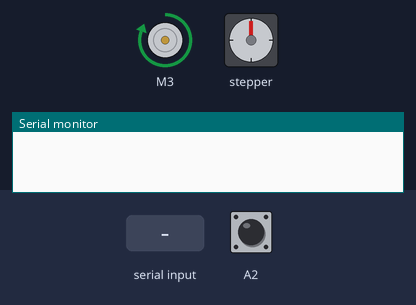
The sketch below on a simulated Arduino Uno, built with avr-gcc and run on an emulated ATmega328P. Parts: DC motor (green arrow = forward, orange = backward, longer = faster), stepper motor, the last lines printed to the serial monitor. The inputs (shaded band) are chosen by the test bench; at power-on: A2 HIGH. Stepper angles assume 200 steps per turn.

Above: at 1.2 s.
1.3 s: "N" received over Serial
At 3.1 s:
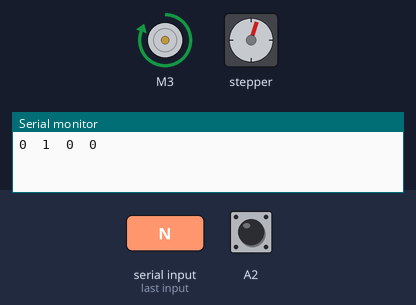
4.3 s: "1" received over Serial
At 5.0 s:
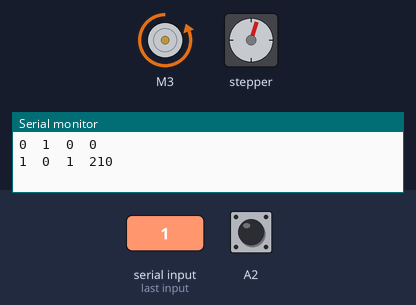
5.8 s: "N" received over Serial
At 7.8 s:
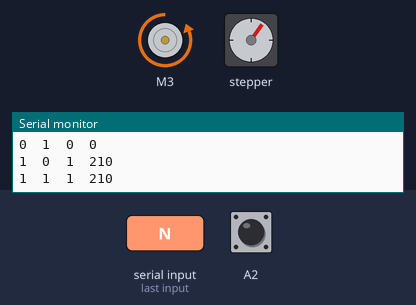
8.8 s: "0" received over Serial
At 9.6 s:
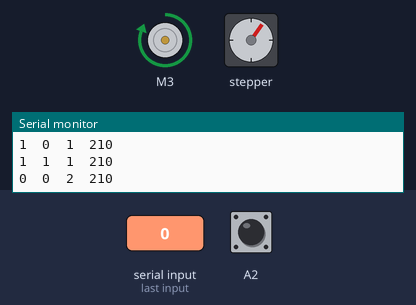
Timing chart, 0 to 11.3 s (numbered marks = the images above; inputs shaded):
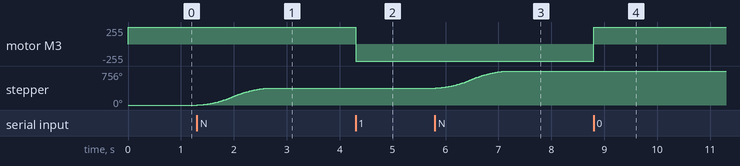

The sketch:

projector.ino
```cpp
// MultiStepper
// -*- mode: C++ -*-
//
// Control both Stepper motors at the same time with different speeds
// and accelerations.
// Requires the AFMotor library (https://github.com/adafruit/Adafruit-Motor-Shield-library)
// And AccelStepper with AFMotor support (https://github.com/adafruit/AccelStepper)
// Public domain!

#include <AccelStepper.h>
#include <AFMotor.h>


#define TARGET_STEP 210
#define MIN_STEP_CHECK  150
#define POST_STEP   205


int cposition;
int lightFlag=0;
int motorFlag=0;
int frameCount=0;
int nextFlag=0;

// two stepper motors one on each port
AF_Stepper motor1(200, 1);
AF_DCMotor motor2(3,MOTOR12_1KHZ);
//AF_Stepper motor2(200, 2);

// you can change these to DOUBLE or INTERLEAVE or MICROSTEP!
// wrappers for the first motor!
void forwardstep1() {
  motor1.onestep(FORWARD, SINGLE);
}
void backwardstep1() {
  motor1.onestep(BACKWARD, SINGLE);
}


// Motor shield has two motor ports, now we'll wrap them in an AccelStepper object
AccelStepper stepper1(forwardstep1, backwardstep1);


//  status return from serial communication
//  Light  tab  motor  tab  Frame_count  tab Stepper_position  return
void sendStatus()
{
  Serial.print(lightFlag,DEC);
  Serial.print("\t");
  Serial.print(motorFlag,DEC);
  Serial.print("\t");
  Serial.print(frameCount,DEC);
  Serial.print("\t");
  Serial.println(cposition,DEC);
  Serial.flush();
}


unsigned long Counter;
void setup()
{
  Serial.begin(9600);
  Serial.flush();
  pinMode(A2,INPUT);
  motor2.setSpeed(255);
  LightOff();
  stepper1.setMaxSpeed(400.0);
  stepper1.setAcceleration(400.0);
}


void stopMotor()
{
                  stepper1.setCurrentPosition(0);
                  stepper1.moveTo(0);
                  motor1.release();
                  motorFlag=0;
                  cposition=0;
}

void LightOff()
{
  motor2.run(FORWARD);
  lightFlag=0;
}

void LightOn()
{
  motor2.run(BACKWARD);
  lightFlag=1;
}


// this is the command received throught the serial port
//
//  0 -> light OFF
//  1 -> light ON
//  C -> stop and reset position
//  I -> request status
//  N -> Next picture frame
//  S -> stop
// system doesnt care about cariage return or line feed


void loop()
{

  byte new_v;


  if(Serial.available()>0) {
    int inByte = Serial.read();

    switch (toupper(inByte)) {

      case '0': LightOff();
                sendStatus();
                break;

      case '1': LightOn();
                sendStatus();
                break;

      case 'C': stopMotor();
                frameCount=0;
                sendStatus();
                break;

      case 'I': sendStatus();
                break;

      case 'N': nextFlag=1;
                stepper1.setCurrentPosition(0);
                motorFlag=1;
                stepper1.moveTo(TARGET_STEP);
                sendStatus();
                break;

      case 'S': stopMotor();
                sendStatus();
                break;
    }
  }

    new_v= digitalRead(A2);
    cposition= stepper1.currentPosition();
     if(cposition==TARGET_STEP)
       if(nextFlag)
       {
         nextFlag=0;
         motorFlag=0;
         motor1.release();
         frameCount++;
       }
     if(cposition>MIN_STEP_CHECK)
        if(new_v ==0)
        {
          //if(cposition <POST_STEP)
           {
             stepper1.setCurrentPosition(POST_STEP);
           }
        }


    stepper1.run();
}
```

Measured:
- after the input at 1.3 s, stepper: turns 378° clockwise in 1.4 s, starting at once
- after the input at 4.3 s, motor M3: forward 255/255 → backward 255/255 at once
- after the input at 5.8 s, stepper: turns 378° clockwise in 1.4 s, starting at once
- after the input at 8.8 s, motor M3: backward 255/255 → forward 255/255 at once
